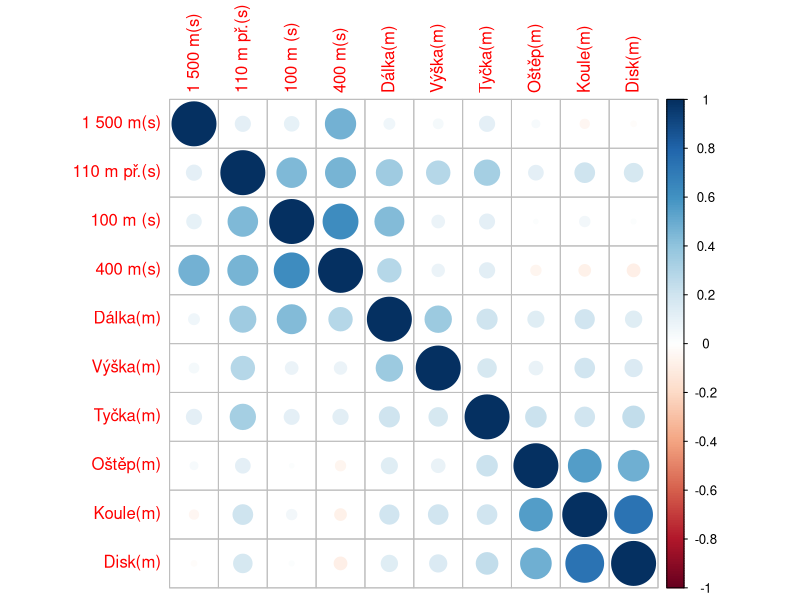

This figure's R source:
library(foreign)
library(tidyverse)
library(GGally)
library(corrplot)
library(GPArotation)
library(psych)

data4_1=read.spss("data4_1.sav",to.data.frame=TRUE)
str(data4_1)
summary(data4_1)

vars4_1 <- as.data.frame(attr(data4_1,"variable.labels"),stringsAsFactors = F)

disc <- as.data.frame(data4_1[c(3:12)])
colnames(disc) <- vars4_1[c(3:12),]

#normalize data
sdisc <- scale(disc)
sdisc[,1]=-sdisc[,1]
sdisc[,5]=-sdisc[,5]
sdisc[,6]=-sdisc[,6]
sdisc[,10]=-sdisc[,10]


cor(sdisc)

SPCA <- prcomp(sdisc)

#f.a.
sdisc.fa <- factanal(sdisc, factors = 4, rotation = "varimax", scores = "regression")

# Cummunalities
apply(sdisc.fa$loadings^2,1,sum)

# unexplained variability by factors
sdisc.fa$uniquenesses

sdisc.fa$loadings
sdisc.fa$rotmat
sdisc.fa$scores

corrplot(cor(sdisc), order = "hclust")

#library psych
sdisc.fa.psych <- fa(sdisc)






